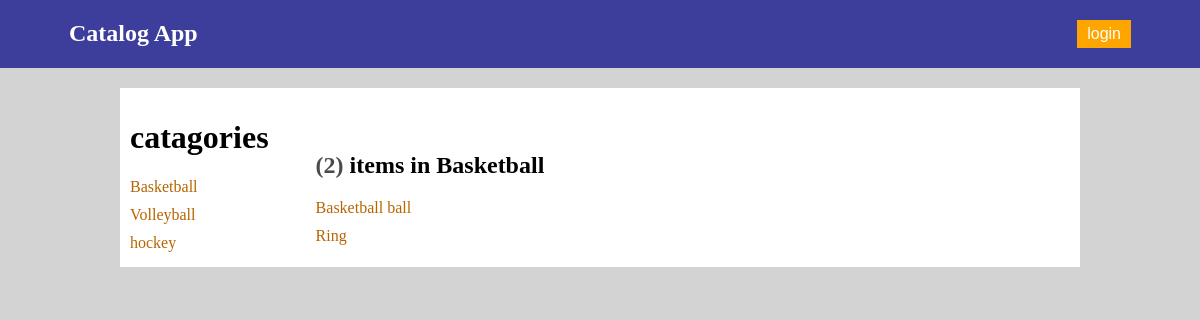
The app's page /catalog/Basketball/items with its own data.
### db_setup.py (models this page shows, shortened)
class Category(Base):
    __tablename__ = 'category'
    id = Column(Integer, primary_key=True)
    name = Column(String(100), nullable=False)

class CatItem(Base):
    __tablename__ = 'cat_item'
    title = Column(String(100), nullable=False)
    id = Column(Integer, primary_key=True)
    description = Column(String(1000))
    cat_id = Column(Integer, ForeignKey('category.id'))
    category = relationship(Category)
    user_id =Column(Integer,ForeignKey('user.id'), nullable=False)
    user =relationship(User)

### application.py (the view)
@app.route('/catalog/<string:category_name>/items')
def showCatItems(category_name):
    categories = session.query(Category).order_by(asc(Category.name))
    catagory = session.query(Category).filter_by(name=category_name).one()
    catItems = session.query(CatItem).filter_by(cat_id=catagory.id).all()
    not_user=True
    if 'username' in login_session:
        not_user=False
    count = len(catItems)
    return render_template("catItems.html",
                           catItems=catItems, category=catagory,categories=categories
                           ,count=count,not_user=not_user,login_session=login_session)

### templates/catItems.html (shortened to what this page needs)
{% extends "main.html" %}
{% block content %}
<div class="container-right">
        <h1>
            catagories
        </h1>
        {% for _category in categories %}
            <div class="row">
                    <a class="links" href = "{{url_for('showCatItems', category_name = _category.name)}}">
                        {{_category.name}}
                    </a>
            </div>
        {% endfor %}
</div>
<div>
    <h2> <span style="opacity: .7;">({{count}})</span> items in {{category.name}}</h2>
    {% for item in catItems %}
        <div class="row">
                <a class="links" href = "{{url_for('showItemDetail', category_name = category.name,item_title = item.title)}}">
                    {{item.title}}
                </a>
        </div>
    {% endfor %}
</div>
{% endblock %}

### static/style.css (style rules this page uses)
:root { --top-color:#3d3d9c; --login-color:orange; --text-header-color:white; --links-color:rgb(182, 101, 2); --flash-color:white; --flash-back-color:green; }
a { text-decoration: none; }
body { background-color: lightgray; margin: 0px 0px 0px 0px ; }
.container-right { padding-right: 5%; }
.links { color: var(--links-color); }
.row { margin: 10px auto 5px auto; }

### records on screen
Category: name "Basketball"
Category: name "Volleyball"
Category: name "hockey"
CatItem: title "Basketball ball"
CatItem: title "Ring"

### other values on screen
{{ count }} "2"
